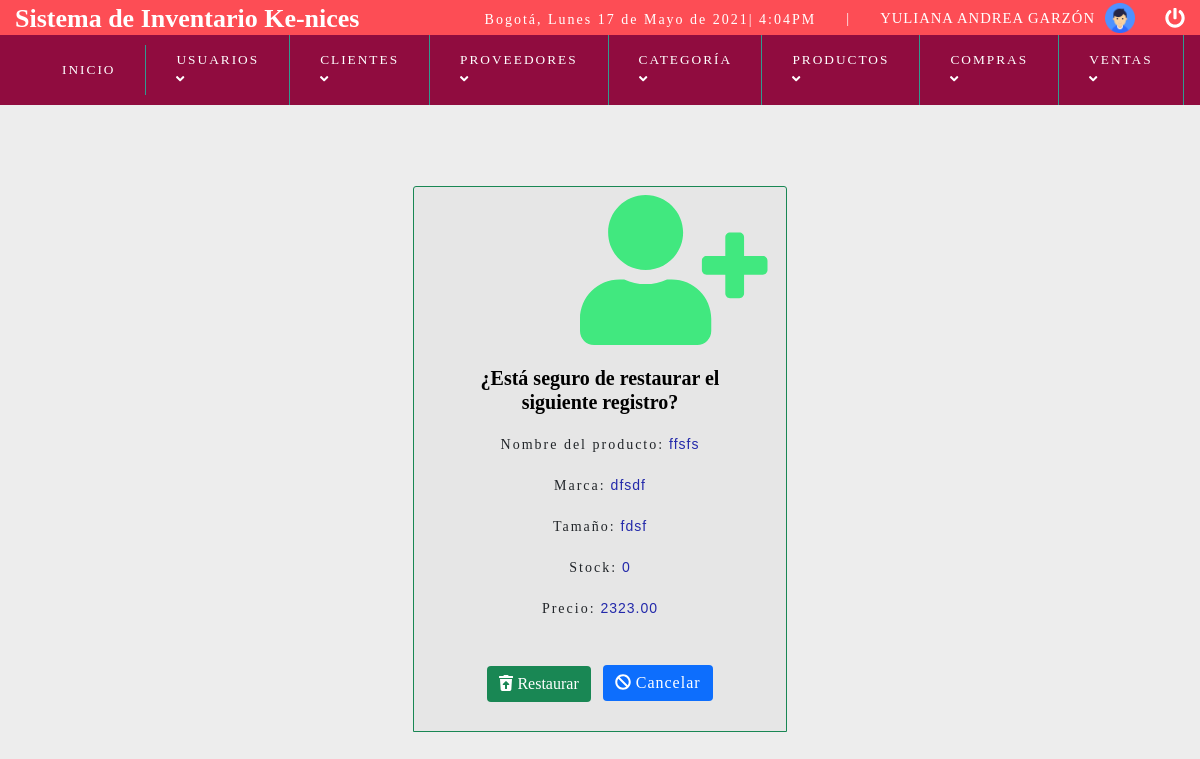
Page /vistas/restaurar_producto.php?id_producto=10 (signed in) on the committed database.
### tables this page shows
CREATE TABLE `productos` (
  `id_producto` int(15) NOT NULL,
  `id_categoria` int(15) DEFAULT NULL,
  `id_proveedor` int(15) DEFAULT NULL,
  `id_usuario` int(15) NOT NULL,
  `nombre` varchar(50) NOT NULL,
  `marca` varchar(50) NOT NULL,
  `tamaño` varchar(50) DEFAULT NULL,
  `stock` int(11) NOT NULL,
  `precio` decimal(10,2) NOT NULL,
  `fecha` datetime NOT NULL DEFAULT current_timestamp(),
  `foto` text DEFAULT NULL,
  `descripcion` varchar(500) DEFAULT NULL,
  `estado` bit(1) DEFAULT b'1'
);

### vistas/restaurar_producto.php (the view, shortened to what this page needs)
<?php
include "../clases/ConexionBD.php";
	if(empty($_REQUEST['id_producto']) ){
		header("location: lista_producto.php");
		mysqli_close($conexionbd);
	}else{
		$id_producto=$_REQUEST['id_producto'];
		$query=mysqli_query($conexionbd,"SELECT * FROM productos WHERE id_producto=$id_producto");
		$result=mysqli_num_rows($query);
		if ($result>0) {
			while ($data=mysqli_fetch_array($query)) {
				$nombre=$data['nombre'];
				$marca=$data['marca'];
				$tamaño=$data['tamaño'];
				$stock=$data['stock'];
				$precio=$data['precio'];
			}
		}else{
			header("location: lista_producto.php");
		}
	}
 ?>
<!DOCTYPE html>
<html lang="es">
<head>
	<?php include "dependencias.php"; ?>
</head>
<body >
	<?php include "header.php"; ?>
	<section id="container">
		 <div class="row  justify-content-center ">
            <div class= "col-sm-4 mt-5 pt-5  ">
            	 <div class="card border-success mb-3 text-center card-header "><i class="fas fa-user-plus "  style="margin-left:150px;font-size: 150px; color:#41E87F " ></i>
            	 	 <div class="card-body  ">
		<div class="data_delete">
			<h2 style="margin-top: 5px;color: black">¿Está seguro de restaurar el siguiente registro?</h2>
		<p style="margin-top: 20px">Nombre del producto:<span style="color:#2329AA"> <?php echo $nombre; ?></span></p>
			<p >Marca:<span style="color:#2329AA"> <?php echo $marca; ?></span></p>
			<p >Tamaño:<span style="color:#2329AA"> <?php echo $tamaño; ?></span></p>
			<p >Stock:<span style="color:#2329AA"> <?php echo $stock; ?></span></p>
			<p >Precio:<span style="color:#2329AA"> <?php echo $precio; ?></span></p>
			<form method="post" action="">
				<a href="lista_producto.php"><button  style="margin: 30px auto 5px auto" class="btn btn-success" ><i class="fas fa-trash-restore"></i> Restaurar</button>
				</a>
				<a href="lista_producto.php"  style="margin-left: 7px !important;margin: 30px auto 5px auto" class="btn btn-primary" ><i class="fas fa-ban"></i> Cancelar
				</a>
			</form>
		</div>
	</section>
</body>
</html>

### css/menu.css (style rules this page uses)
* { margin: 0; padding: 0; box-sizing: border-box; }
body { background: #ededed; }
h1, h2, h3, h4, h5, h6 { font-family: 'lucida bright'; font-weight: bold; }
h2 { font-size: 20px; }
p { font-family: 'lucida bright'; letter-spacing: 2px; font-size: 14px; line-height: 20px; margin-top:20px; word-wrap: break-word; }
a { text-decoration: none; font-family: 'lucida bright'; letter-spacing: 1px; }
span { font-family: 'arial'; letter-spacing: 1px; font-size: 14px; line-height: 20px; }
#container { padding: 90px 15px 15px; }
.btn { display: inline-block; border:2px; margin: 20px; margin-top: 10px; }

### rows in the picture
productos: nombre "ffsfs", marca "dfsdf", tamaño "fdsf", stock "0", precio "2323.00"

### other values in the picture
fecha() "Lunes 17 de Mayo de 2021| 4:04PM"
$_SESSION['nombre'] "YULIANA ANDREA"
$_SESSION['apellido'] "GARZÓN"
